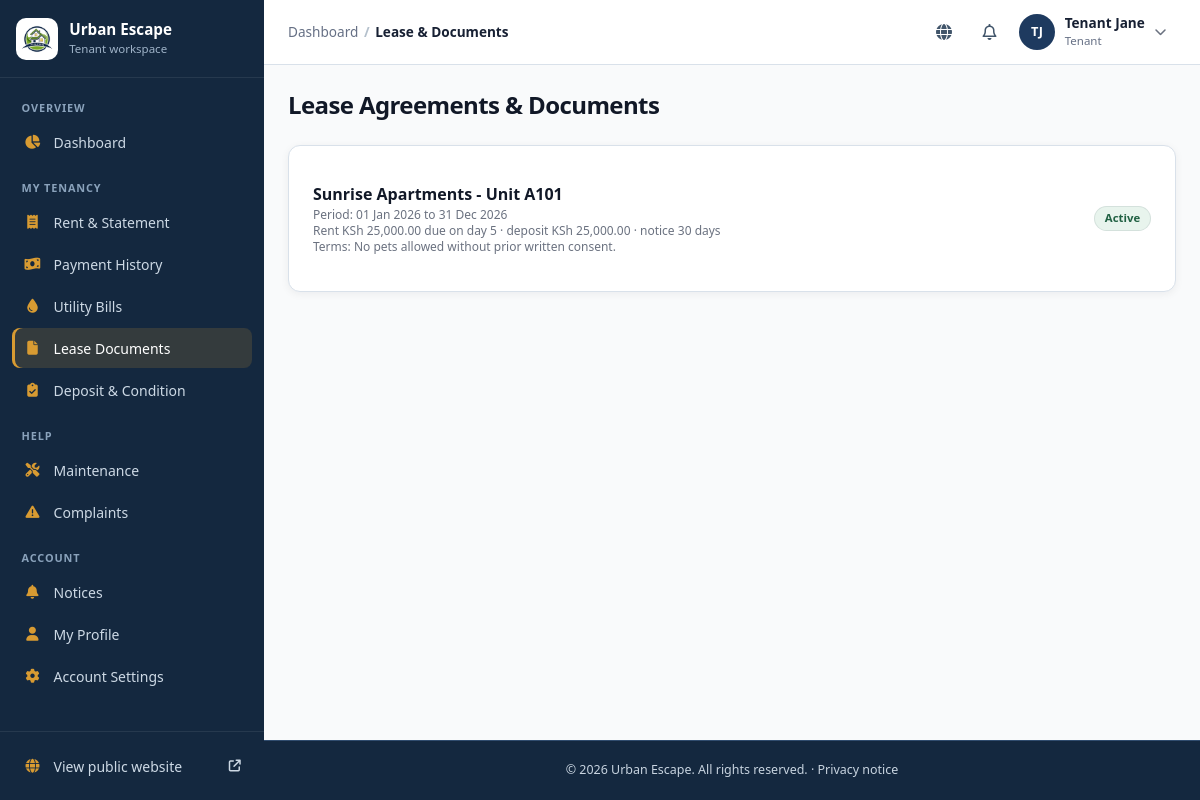
The page /tenant/documents.php (signed in) on the database its author committed.
### tables this page shows
CREATE TABLE IF NOT EXISTS leases (
    id INT AUTO_INCREMENT PRIMARY KEY,
    tenant_id INT NOT NULL,
    property_id INT NOT NULL,
    unit_id INT NOT NULL,
    start_date DATE NOT NULL,
    end_date DATE NOT NULL,
    monthly_rent DECIMAL(12, 2) NOT NULL,
    deposit DECIMAL(12, 2) NOT NULL,
    payment_due_day INT DEFAULT 5,
    notice_period_days INT DEFAULT 30,
    rent_review_date DATE NULL,
    status ENUM('Active', 'Expired', 'Terminated', 'Pending', 'Renewed') DEFAULT 'Pending',
    special_terms TEXT,
    document_path VARCHAR(255),
    created_at TIMESTAMP DEFAULT CURRENT_TIMESTAMP,
    FOREIGN KEY (tenant_id) REFERENCES tenants(id) ON DELETE RESTRICT,
    FOREIGN KEY (property_id) REFERENCES properties(id) ON DELETE RESTRICT,
    FOREIGN KEY (unit_id) REFERENCES units(id) ON DELETE RESTRICT
);

CREATE TABLE IF NOT EXISTS properties (
    id INT AUTO_INCREMENT PRIMARY KEY,
    landlord_id INT NOT NULL,
    caretaker_id INT NULL,  
    name VARCHAR(150) NOT NULL,
    property_type ENUM('Apartment', 'Flats', 'Bedsitters', 'Maisonettes', 'Townhouses', 'Commercial', 'Student Housing', 'Mixed Use', 'Single Family', 'Other') NOT NULL,
    description TEXT,
    location_id INT NOT NULL,
    physical_address VARCHAR(255) NOT NULL,
    latitude DECIMAL(10, 8) NULL,
    longitude DECIMAL(11, 8) NULL,
    number_of_units INT NOT NULL DEFAULT 0,
    year_built YEAR NULL,
    amenities TEXT,
    status ENUM('Active', 'Under Maintenance', 'Archived') DEFAULT 'Active',
    property_image VARCHAR(255) NULL,
    created_at TIMESTAMP DEFAULT CURRENT_TIMESTAMP,
    updated_at TIMESTAMP DEFAULT CURRENT_TIMESTAMP ON UPDATE CURRENT_TIMESTAMP,
    FOREIGN KEY (landlord_id) REFERENCES landlords(id) ON DELETE RESTRICT,
    FOREIGN KEY (location_id) REFERENCES locations(id) ON DELETE RESTRICT,
    CONSTRAINT fk_properties_caretaker FOREIGN KEY (caretaker_id) REFERENCES users(id) ON DELETE SET NULL
);

CREATE TABLE IF NOT EXISTS units (
    id INT AUTO_INCREMENT PRIMARY KEY,
    property_id INT NOT NULL,
    unit_number VARCHAR(50) NOT NULL,
    floor VARCHAR(20) DEFAULT 'Ground',
    house_type ENUM('Bedsitter', 'Studio', '1 Bedroom', '2 Bedroom', '3 Bedroom', '4 Bedroom', 'Maisonette', 'Shop', 'Office', 'Other') NOT NULL,
    bedrooms INT DEFAULT 1,
    bathrooms INT DEFAULT 1,
    monthly_rent DECIMAL(12, 2) NOT NULL,
    deposit DECIMAL(12, 2) NOT NULL,
    service_charge DECIMAL(12, 2) DEFAULT 0.00,
    water_billing_method ENUM('Meter Reading', 'Fixed Rate', 'Per Unit', 'Shared') DEFAULT 'Meter Reading',
    electricity_billing_method ENUM('Prepaid', 'Postpaid Sub-Meter', 'Fixed') DEFAULT 'Prepaid',
    status ENUM('Vacant', 'Occupied', 'Reserved', 'Under Maintenance', 'Unavailable') DEFAULT 'Vacant',
    description TEXT,
    created_at TIMESTAMP DEFAULT CURRENT_TIMESTAMP,
    FOREIGN KEY (property_id) REFERENCES properties(id) ON DELETE CASCADE,
    UNIQUE KEY unique_property_unit (property_id, unit_number)
);

### tenant/documents.php (the view, shortened to what this page needs)
<?php
require_once __DIR__ . '/../includes/functions.php';
$db = db();
$user = getCurrentUser();
$tenant_stmt = $db->prepare("SELECT id FROM tenants WHERE user_id = ?");
$tenant_stmt->execute([$user['id']]);
$tenant = $tenant_stmt->fetch();
$leases = [];
if ($tenant) {
    $stmt = $db->prepare("SELECT l.*, p.name as property_name, u.unit_number FROM leases l JOIN properties p ON l.property_id = p.id JOIN units u ON l.unit_id = u.id WHERE l.tenant_id = ?");
    $stmt->execute([$tenant['id']]);
    $leases = $stmt->fetchAll();
}
include __DIR__ . '/../includes/layout_top.php';
?>
            <h1 class="text-2xl font-bold text-gray-900">Lease Agreements & Documents</h1>
            <div class="bg-white rounded-xl border border-gray-100 shadow-sm overflow-hidden p-6">
                <?php if (empty($leases)): ?>
                    <p class="text-gray-500 text-sm">No active lease documents found.</p>
                <?php else: ?>
                    <ul class="divide-y divide-gray-100">
                        <?php foreach ($leases as $l): ?>
                            <li class="py-3 flex items-center justify-between">
                                <div>
                                    <p class="font-bold text-gray-900"><?php echo e($l['property_name'] . ' - Unit ' . $l['unit_number']); ?></p>
                                    <p class="text-xs text-gray-500">Period: <?php echo e(format_date($l['start_date']) . ' to ' . format_date($l['end_date'])); ?></p>
                                    <p class="text-xs text-gray-500">Rent <?php echo format_currency($l['monthly_rent']); ?> due on day <?php echo (int)$l['payment_due_day']; ?> · deposit <?php echo format_currency($l['deposit']); ?> · notice <?php echo (int)$l['notice_period_days']; ?> days</p>
                                    <?php if ($l['special_terms']): ?><p class="text-xs text-gray-500">Terms: <?php echo e($l['special_terms']); ?></p><?php endif; ?>
                                </div>
                                <?php echo render_status_badge($l['status']); ?>
                            </li>
                        <?php endforeach; ?>
                    </ul>
                <?php endif; ?>
            </div>
<?php include __DIR__ . '/../includes/layout_bottom.php'; ?>

### includes/functions.php (shortened to what this page needs)
<?php
function e($string) {
    return htmlspecialchars($string ?? '', ENT_QUOTES, 'UTF-8');
}
function format_currency($amount) {
    return 'KSh ' . number_format((float)($amount ?? 0), 2, '.', ',');
}
function render_status_badge($status) {
    $green = 'bg-green-100 text-green-800';
    $blue = 'bg-blue-100 text-blue-800';
    $yellow = 'bg-yellow-100 text-yellow-800';
    $orange = 'bg-orange-100 text-orange-800';
    $red = 'bg-red-100 text-red-800';
    $purple = 'bg-purple-100 text-purple-800';
    $colors = [
        'Active' => $green, 'Paid' => $green, 'Completed' => $green, 'Resolved' => $green, 'Approved' => $green,
        'Occupied' => $blue, 'Reviewed' => $blue, 'Assigned' => $blue, 'In Progress' => $blue, 'Under Review' => $blue, 'Renewed' => $blue, 'New' => $blue,
        'Vacant' => $yellow, 'Waiting' => $yellow, 'Rescheduled' => $yellow, 'Medium' => $yellow,
        'Pending' => $orange, 'Partial' => $orange, 'Submitted' => $orange, 'Open' => $orange, 'High' => $orange,
        'Unpaid' => $red, 'Overdue' => $red, 'Rejected' => $red, 'Terminated' => $red, 'Emergency' => $red,
        'Suspended' => $red, 'Evicted' => $red, 'Blacklisted' => $red,
        'Under Maintenance' => $purple, 'Reserved' => $purple,
        'Received' => $green, 'Held' => $blue, 'Settled' => $green, 'Agreed' => $green, 'Excellent' => $green, 'Good' => $green,
        'Refund' => $blue, 'Move-in' => $blue, 'Move-out' => $purple,
        'Deduction' => $orange, 'Part received' => $orange, 'Due for refund' => $orange, 'Fair' => $yellow, 'Poor' => $orange,
        'Disputed' => $red, 'Not received' => $red, 'Damaged' => $red, 'Missing' => $red,
    ];
    $class = $colors[$status] ?? 'bg-gray-100 text-gray-800';
    return '<span class="px-2.5 py-0.5 rounded-full text-xs font-semibold ' . $class . '">' . e($status) . '</span>';
}
function format_date($date) {
    $timestamp = strtotime((string)$date);
    return $timestamp ? date('d M Y', $timestamp) : (string)$date;
}

### assets/app.css (style rules this page uses)
:root { --color-primary: #1e3a5f; --color-secondary: #14283f; --color-accent: #d89b32; --color-success: #198754; --color-danger: #dc3545; }
body { font-family: 'Inter', system-ui, -apple-system, BlinkMacSystemFont, "Segoe UI", Roboto, "Helvetica Neue", Arial, sans-serif; background-color: #f8fafc; color: #1e293b; margin: 0; padding: 0; -webkit-font-smoothing: antialiased; }
:root { --site-ink:#172033; --site-muted:#566175; --site-navy:#1e3a5f; --site-blue:#345c82; --site-pale:#eaf2f8; --site-line:#d9e1ea; --site-accent:#d89b32; --site-link:#22566e; }
html { scroll-behavior:smooth; }
:root { --primary: #1e3a5f; --primary-dark: #14283f; --primary-light: #eaf2f8; --secondary: #14283f; --accent: #d89b32; --background: #f4f7fb; --surface-soft: #eef3f8; --surface: #ffffff; --text: #172033; --text-muted: #667085; --border: #d9e1ea; --success: #198754; --warning: #d99a00; --danger: #dc3545; --shadow-sm: 0 2px 8px rgba(15, 23, 42, .06); --shadow-md: 0 8px 25px rgba(15, 23, 42, .08); --radius-sm: 7px; --radius-md: 12px; --radius-lg: 16px; }
html { color-scheme: light; }
body { color:var(--text); background:var(--background); font-family:Inter,system-ui,-apple-system,"Segoe UI",sans-serif; }
body.bg-gray-50,.bg-gray-50 { background-color:var(--background); }
.text-gray-800 { color:var(--text); }
h1,h2,h3,h4 { color:#1c3542; letter-spacing:-.025em; }
p { line-height:1.55; }
.bg-white.rounded-xl.border,.bg-white.rounded-xl.shadow-sm { border-color:var(--border); box-shadow:var(--shadow-sm); }
.bg-white.rounded-xl.border.shadow-sm { transition:box-shadow .18s ease,border-color .18s ease; }
main h1 { line-height:1.2; }
.rounded-full.text-xs.font-semibold { display:inline-flex; align-items:center; border:1px solid rgba(64,91,102,.12); border-radius:999px; padding:.22rem .62rem; font-size:.71rem; font-weight:700; white-space:nowrap; }
.bg-green-100.text-green-800 { color:#216143; background:#e8f4ed; }
.text-green-800 { color:#276447; }
.text-gray-500 { color:#6b7d86; }

### rows shown on the page
leases: property.unit_number "Sunrise Apartments - Unit A101", start_date+end_date "01 Jan 2026 to 31 Dec 2026", monthly_rent "KSh 25,000.00", payment_due_day "5", deposit "KSh 25,000.00", notice_period_days "30", special_terms "No pets allowed without prior written consent.", status "Active"

### other values the page prints
APP_NAME "Urban Escape"
$role "Tenant"
$label "OVERVIEW MY TENANCY HELP ACCOUNT"
$label "Dashboard Rent & Statement Payment History Utility Bills Lease Documents Deposit & Condition Maintenance Complaints Notices My Profile Account Settings"
$label "Dashboard"
$label "Lease & Documents"
user_initials($currentUser['full_name'] ?? '') "TJ"
$currentUser['full_name'] "Tenant Jane"
